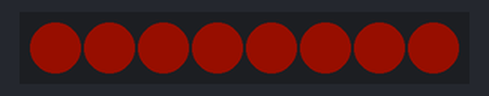
The sketch below on a simulated ESP32. Parts: 8 RGB LEDs in strip order, left to right. Dim RGB values are drawn brighter than linear.

Above: at 0.9 s.
At 4.2 s:
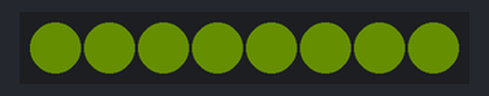
At 10.38 s:
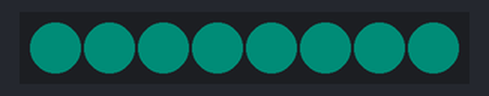
At 15.74 s:
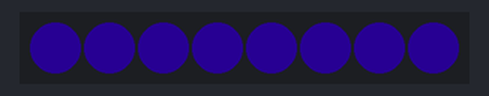
At 27.77 s:
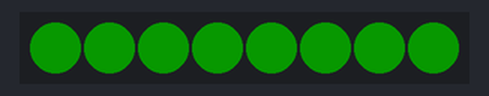
At 39.31 s:
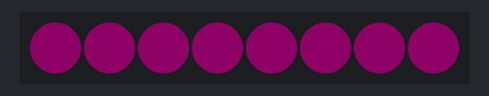
Timing chart, 0 to 40.0 s (numbered marks = the images above):
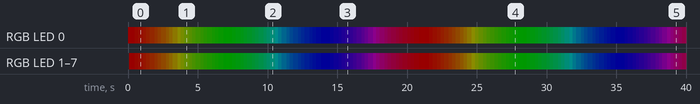

Measured:
- by itself, RGB LED 0: off → RGB(25, 0, 0) at 0.00 s, → RGB(24, 0, 0) 0.24 s later, → RGB(23, 1, 0) 0.25 s later, → RGB(22, 2, 0) 0.25 s later, … (148 changes in this stretch)
- by itself, RGB LED 1–7: off → RGB(25, 0, 0) at 0.07 s, → RGB(24, 0, 0) 0.16 s later, → RGB(23, 1, 0) 0.25 s later, → RGB(22, 2, 0) 0.25 s later, … (148 changes in this stretch)

The sketch:

main.ino
```cpp
// use arduino device as 'uPesy ESP32 Wroom DevKit'
#include <Adafruit_NeoPixel.h>


uint32_t Wheel(byte WheelPos);
int LedCount = 8;
int GPIOPIN = 2;
neoPixelType type = NEO_GRB + NEO_KHZ800;
Adafruit_NeoPixel strip = Adafruit_NeoPixel(LedCount, GPIOPIN, type);


void setup()
{
  Serial.begin(115200);
  strip.begin();
  strip.setBrightness(50);
  strip.show();
}

void loop()
{
  for (int i = 0; i <= 255; i++)
  {
    for (int j = 0; j < LedCount; j++)
    {
      strip.setPixelColor(j, Wheel(i));
      strip.show();
      delay(10);
    }
  }
}

uint32_t Wheel(byte WheelPos)
{
  WheelPos = 255 - WheelPos;
  if (WheelPos < 85)
  {
    return strip.Color((255 - WheelPos * 3) / 2, 0, (WheelPos * 3) / 2);
  }
  if (WheelPos < 170)
  {
    WheelPos -= 85;
    return strip.Color(0, (WheelPos * 3) / 2, (255 - WheelPos * 3) / 2);
  }
  WheelPos -= 170;
  return strip.Color((WheelPos * 3) / 2, (255 - WheelPos * 3) / 2, 0);
}
```
